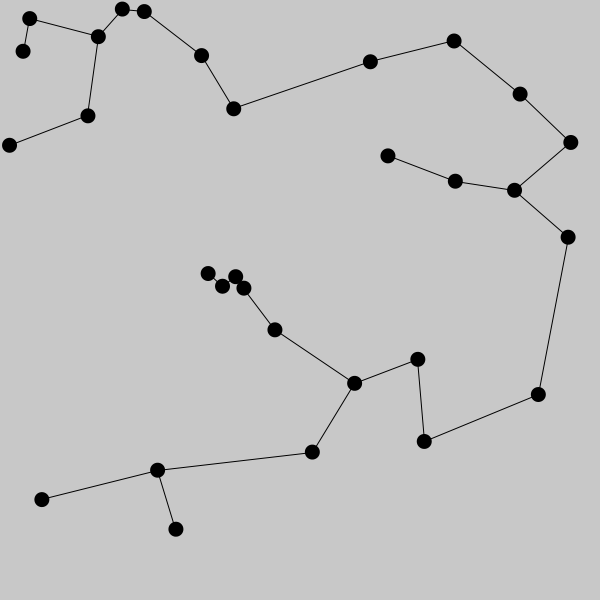
Frame 1 (no input)
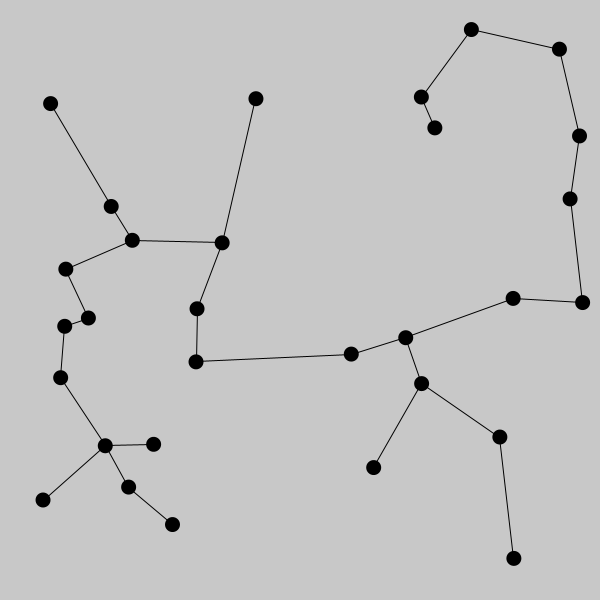
Frame 2 (the mouse pressed at the canvas centre, redrawn once)

The Processing sketch that drew these frames (run headless with seeded random() and noise(); the mouse was pressed at the canvas centre and the sketch redrawn once):

// Processing sketch: MinimumSpanningTree_PrimsAlgorithm
// ── MinimumSpanningTree_PrimsAlgorithm.pde

/*
MINIMUM SPANNING TREE (PRIM'S ALGORITHM)
 Jeff Thompson | 2016 | jeffreythompson.org
 
 A version of Prim's Algorithm, which finds the
 shortest path between a set of points. Originally
 developed in 1930(!) by mathematician Vojtěch Jarník,
 it was later republished by Robert C Prim in 1957.
 
 Based on this tutorial by Daniel Shiffman:
 https://www.youtube.com/watch?v=BxabnKrOjT0
 
 More info:
 https://en.wikipedia.org/wiki/Prim's_algorithm
 
 CHALLENGE:
 + Can you modify the code so it steps through finding
   the shortest points, letting us see it step-by-step?
 + Right now, we're generating the path and drawing it,
   but the connections are lost. How might you store the
   points as objects so the path can be recalled?
 
 */


int numVertices = 30;            // how many points to draw?
ArrayList<PVector> vertices;     // store in an ArrayList


void setup() {
  size(600, 600);
  vertices = new ArrayList<PVector>();
}


void draw() {
  background(200);

  // generate random points
  fill(0);
  noStroke();
  vertices.clear();
  for (int i=0; i<numVertices; i++) {
    PVector v = new PVector(random(width), random(height));
    vertices.add(v);
    ellipse(v.x, v.y, 15, 15);
  }

  // create an ArrayList of unreached points (all vertices)
  ArrayList<PVector> unreached = new ArrayList<PVector>(vertices);

  // create an empty ArrayList of points we've reached
  // add one point from unreached
  ArrayList<PVector> reached = new ArrayList<PVector>();
  reached.add(unreached.get(0));
  unreached.remove(0);

  // run until every point has been reached!
  while (unreached.size() > 0) {

    // find the shortest distance (start w/ a really big number)
    float shortestDist = MAX_FLOAT;
    int rIndex = 0;        // keep track of record position
    int uIndex = 0;

    // go through every reached point...
    for (int i=0; i<reached.size(); i++) {

      // ...and compare with every unreached point
      for (int j=0; j<unreached.size(); j++) {

        // get the distance between – if shorter than
        // the record, update the record shortest points
        float d = reached.get(i).dist(unreached.get(j));
        if (d < shortestDist) {
          shortestDist = d;
          rIndex = i;
          uIndex = j;
        }
      }
    }
    
    // draw line between two closest points
    // (do before modifying arrays below!)
    stroke(0);
    line(reached.get(rIndex).x, reached.get(rIndex).y,
         unreached.get(uIndex).x, unreached.get(uIndex).y);
    
    // add shortest dist to reached
    reached.add(unreached.get(uIndex));
    unreached.remove(uIndex);
  }

  // redraw when a key is pressed
  noLoop();
}


void keyPressed() {
  setup();      // reset random points
  redraw();     // draw again
}
